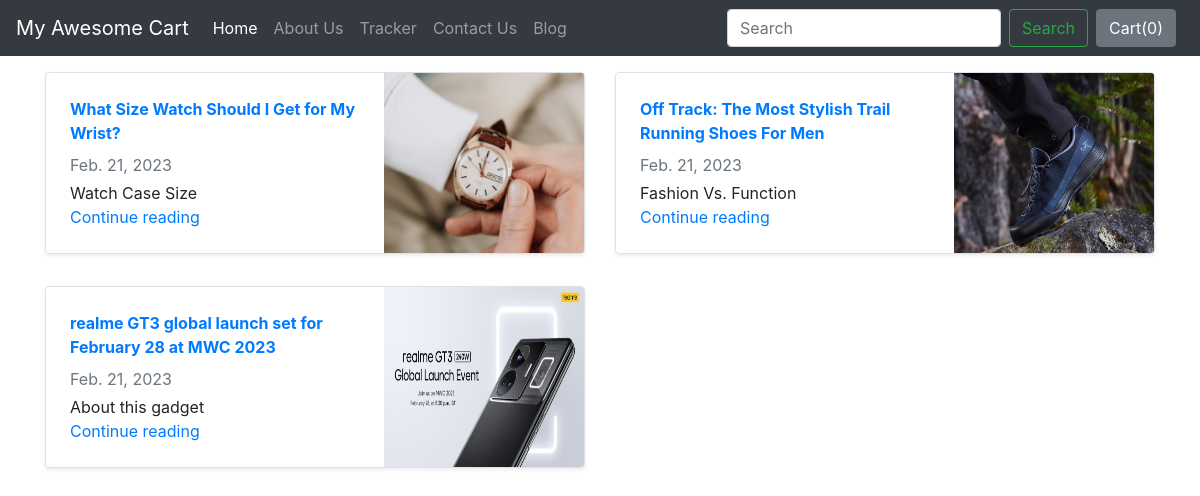
Screenshot of /blog/ with the database file from the repository.
### blog/models.py (models this page shows)
class Blogpost(models.Model):
    post_id=models.AutoField(primary_key=True)
    title=models.CharField(max_length=30)
    head0=models.CharField(max_length=500,default='')
    chead0=models.CharField(max_length=5000,default='')
    head1=models.CharField(max_length=500,default='')
    chead1=models.CharField(max_length=500,default='')
    head2=models.CharField(max_length=500,default='')
    chead2=models.CharField(max_length=500,default='')
    desc=models.CharField(max_length=300)
    pub_date=models.DateField()
    thumbnail=models.ImageField(upload_to='shop/images',default="")
    def __str__(self):
        return self.title

### blog/views.py (the view)
# urls.py: path('',views.index,name='blogpost'),
def index(request):
    my_post=Blogpost.objects.all()
    print(my_post)
    return render(request,'blog/index.html',{'my_post':my_post})

### blog/templates/blog/index.html (shortened to what this page needs)
 {%extends 'blog/basic.html'%}
{%block body%}
<div class="container mt-3">
    <div class="row my-2">
        {% for i in my_post %}
        <div class="col-md-6">
            <div class="row no-gutters border rounded overflow-hidden flex-md-row mb-4 shadow-sm h-md-250 position-relative">
                <div class="col p-4 d-flex flex-column position-static">
                    <strong class="d-inline-block mb-2 text-primary">
                        {{i.head0}}
                    </strong>
                    <div class="mb-1 text-muted">{{i.pub_date}}</div>
                    <p class="card-text mb-auto">{{i.head1}}</p>
                    <a href="blogpost/{{i.post_id}}" class="stretched-link">Continue reading</a>
                </div>
                <div class="col-auto d-none d-lg-block">
                    <img src="/media/{{i.thumbnail}}" class="bd-placeholder-img" width="200" height="180" aria-label="Placeholder: Thumbnail">
                </div>
            </div>
        </div>
        {% if forloop.counter|divisibleby:2%}
    </div>
    <div class="row my-2">
        {%endif%}
        {%endfor%}</div>
</div>
{%endblock%}

### blog/templates/blog/basic.html (shortened to what this page needs)
<!doctype html>
<html lang="en">
  <head>
    <link rel="stylesheet" href="https://stackpath.bootstrapcdn.com/bootstrap/4.2.1/css/bootstrap.min.css">
  </head>
  <body>
  {% load static %}
    <nav class="navbar navbar-expand-lg navbar-dark bg-dark">
  <a class="navbar-brand" href="/shop">My Awesome Cart</a>
  <div class="collapse navbar-collapse" id="navbarSupportedContent">
    <ul class="navbar-nav mr-auto">
      <li class="nav-item active">
        <a class="nav-link" href="/shop">Home <span class="sr-only">(current)</span></a>
      </li>
      <li class="nav-item">
        <a class="nav-link" href="/shop/about">About Us</a>
      </li>
      <li class="nav-item">
        <a class="nav-link" href="/shop/tracker">Tracker</a>
      </li>
      <li class="nav-item">
        <a class="nav-link" href="/shop/contact">Contact Us</a>
      </li>
      <li class="nav-item">
        <a class="nav-link" href="/blog">Blog</a>
      </li>
    </ul>
    <form class="form-inline my-2 my-lg-0">
      <input class="form-control mr-sm-2" type="search" placeholder="Search" aria-label="Search">
      <button class="btn btn-outline-success my-2 my-sm-0" type="submit">Search</button>
    </form>
    <button type="button" class="btn btn-secondary mx-2" id= "popcart"  data-html="true" data-bs-container="body" data-bs-toggle="popover" data-bs-placement="bottom" data-bs-content="Bottom popover">
      Cart(<span id="cart">0</span>)
    </button>
  </div>
</nav>
{% block body %}          {% endblock %}
      </body>
</html>

### rows the page displays
Blogpost: head0 "What Size Watch Should I Get for My Wrist?", pub_date "Feb. 21, 2023", head1 "Watch Case Size", thumbnail (picture)
Blogpost: head0 "Off Track: The Most Stylish Trail Running Shoes For Men", pub_date "Feb. 21, 2023", head1 "Fashion Vs. Function", thumbnail (picture)
Blogpost: head0 "realme GT3 global launch set for February 28 at MWC 2023", pub_date "Feb. 21, 2023", head1 "About this gadget", thumbnail (picture)
